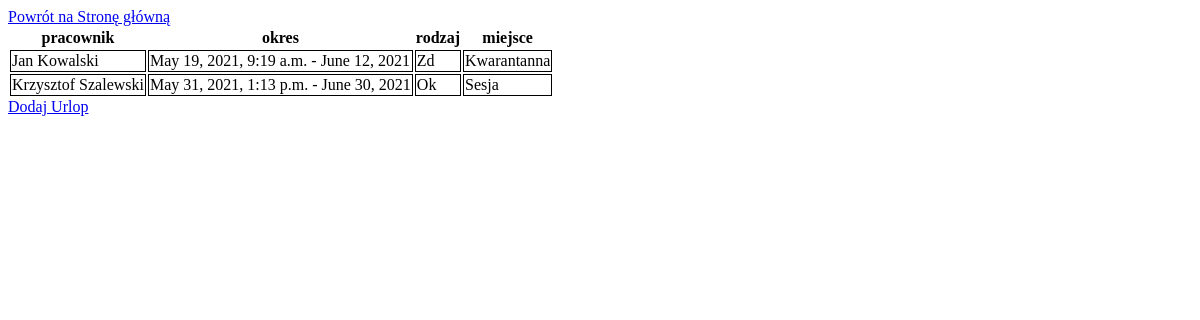
The app's page /polls/urlopy/, older data.
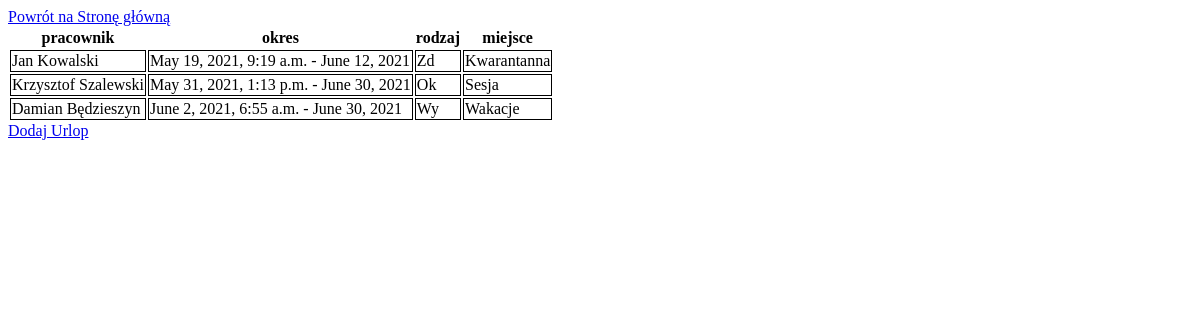
The same page, newer data.
### polls/models.py (models this page shows, shortened)
class Urlopy(models.Model):
    od_data = models.DateTimeField('date published')
    do_data = models.DateField(auto_now=False, auto_now_add=False)
    pracownik = models.ForeignKey(Pracownicy, on_delete=models.CASCADE)
    miejsce_pobytu = models.CharField(max_length=200)
    Rodzaj_Zwolnienia_Choices = [
        ('Wy', 'Wypoczynkowy'),
        ('Ok', 'Okolicznosciowy'),
        ('Op', 'Opieka_nad_dzieckiem'),
        ('Sz', 'Szkolenia'),
        ('Zd', 'Zdrowotny'),
        ('Be', 'Bezplatny'),
    ]
    rodzaj_zwolnienia = models.CharField(max_length=2, choices=Rodzaj_Zwolnienia_Choices)

class Pracownicy(models.Model):
    imie = models.CharField(max_length=100)
    nazwisko = models.CharField(max_length=200)
    data_ur = models.DateField(auto_now=False, auto_now_add=False)
    pesel = models.DecimalField(max_digits=11, decimal_places=0)
    def __str__(self):
        return '%s %s' % (self.imie, self.nazwisko)

### polls/views.py (the view)
# urls.py: path('urlopy/', views.detail_urlopy),
def detail_urlopy(request):
    urlopy = Urlopy.objects.all()
    template = loader.get_template('polls/urlopy.html')
    context = {
        'urlopy': urlopy,
    }
    return HttpResponse(template.render(context, request))

### polls/templates/polls/urlopy.html (shortened to what this page needs)
{% load static %}
<link rel="stylesheet" type="text/css" href="{% static 'polls/style.css' %}" />
<a href="{% url 'start' %}">Powrót na Stronę główną</a>
{% if urlopy %}
<table>
  <tr>
    <th>pracownik</th>
    <th>okres</th>
    <th>rodzaj</th>
    <th>miejsce<th>
  </tr>
  {% for urlop in urlopy %}
    <td>{{urlop.pracownik}}</td>
    <td>{{urlop.od_data}} - {{ urlop.do_data }}</td>
    <td>{{urlop.rodzaj_zwolnienia}}</td>
    <td>{{urlop.miejsce_pobytu}}</td>
  {% endfor %}
</table>
{% else %}
<p>Brak urlopów w bazie danych.</p>
{% endif %}
<a href="/polls/formularz_urlopy/">Dodaj Urlop</a>

Row changes from the older to the newer data that the page shows:
added Urlopy: pracownik "Damian Będzieszyn", od_data "June 2, 2021, 6:55 a.m.", do_data "June 30, 2021", rodzaj_zwolnienia "Wy", miejsce_pobytu "Wakacje"
